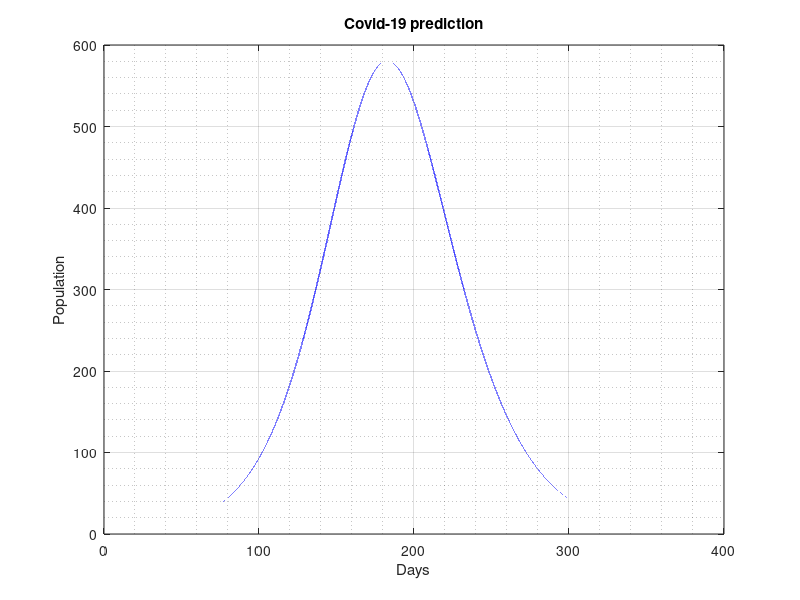

The MATLAB script that drew this image:
% SIR model to predict covid outbreak
% GZ
% S(t+1) = S(t) - β * I(t) * S(t)
% I(t+1) = I(t) + β * S(t) * I(t) - γ * I(t)
% R(t+1) = R(t) + γ * I(t)

% S = # of Susceptible
% I = # of Infectious
% R = # of Recovered
% N = Total Population in the model
% β = c*t = Number Social contacts x probability of transmitting disease each contact = Infection rate

I0=1e-4;
beta=0.17;
pop=2e4;
t1=7; % quarantine starting date
t2=14; % quarantine implementation date
tmax=365; % time span
dt=.001; % stepsize
Imax=1.1;

t=0:dt:tmax; 

Nt= length(t);
I= zeros(1,Nt);
S= zeros(1,Nt);
R= zeros(1,Nt);
I(1)=I0;
R_o=3;
gamma=beta/R_o;
% for first 21 days
for it =1:21
	S(it)=1-I(it)-R(it);
	dI=beta*I(it)*S(it)-gamma*I(it);
	I(it+1)=I(it)+dI*dt;
	dR = gamma*I(it);
	R(it+1)=R(it)+dR*dt;
end

% implemented policy
for it =22:31
    R_o=3-(3-1.3)*(it-21)/10;
    gamma=beta/R_o;
	S(it)=1-I(it)-R(it);
	dI=beta*I(it)*S(it)-gamma*I(it);
	I(it+1)=I(it)+dI*dt;
	dR = gamma*I(it);
	R(it+1)=R(it)+dR*dt;
end
R_o=1.3;
gamma=beta/R_o;
for it = 32:200
	S(it)=1-I(it)-R(it);
	dI=beta*I(it)*S(it)-gamma*I(it);
	I(it+1)=I(it)+dI*dt;
	dR = gamma*I(it);
	R(it+1)=R(it)+dR*dt;
end

% quarantine slowing down
for it = 201:210
    R_o=1.3+(2.5-1.3)*(it-200)/10;
    gamma=beta/R_o;
	S(it)=1-I(it)-R(it);
	dI=beta*I(it)*S(it)-gamma*I(it);
	I(it+1)=I(it)+dI*dt;
	dR = gamma*I(it);
	R(it+1)=R(it)+dR*dt;
end

R_o=1.3; % new Ro
gamma=beta/R_o;

% final phase
for it = 211:Nt-1
	S(it)=1-I(it)-R(it);
	dI=beta*I(it)*S(it)-gamma*I(it);
	I(it+1)=I(it)+dI*dt;
	dR = gamma*I(it);
	R(it+1)=R(it)+dR*dt;
end
s(Nt)=1-I(Nt);

plot(	t,I*pop, '-b','LineWidth', 1, 'MarkerSize', 10)
xlabel('Days')
ylabel('Population')
title('Covid-19 prediction')
grid on;
grid minor;
set(gca, 'FontSize', 10)

saveas(gcf, 'graph.png') % save it
